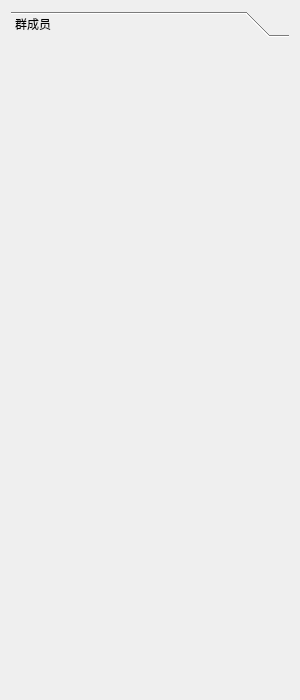
<?xml version="1.0" encoding="UTF-8"?>
<ui version="4.0">
 <class>Login</class>
 <widget class="QWidget" name="Login">
  <property name="geometry">
   <rect>
    <x>0</x>
    <y>0</y>
    <width>300</width>
    <height>700</height>
   </rect>
  </property>
  <property name="windowTitle">
   <string>Login</string>
  </property>
  <layout class="QVBoxLayout" name="verticalLayout">
   <item>
    <widget class="QToolBox" name="toolBox">
     <property name="currentIndex">
      <number>0</number>
     </property>
     <widget class="QWidget" name="page">
      <property name="geometry">
       <rect>
        <x>0</x>
        <y>0</y>
        <width>282</width>
        <height>653</height>
       </rect>
      </property>
      <attribute name="label">
       <string>群成员</string>
      </attribute>
      <layout class="QVBoxLayout" name="vlayout"/>
     </widget>
    </widget>
   </item>
  </layout>
 </widget>
 <resources/>
 <connections/>
</ui>
